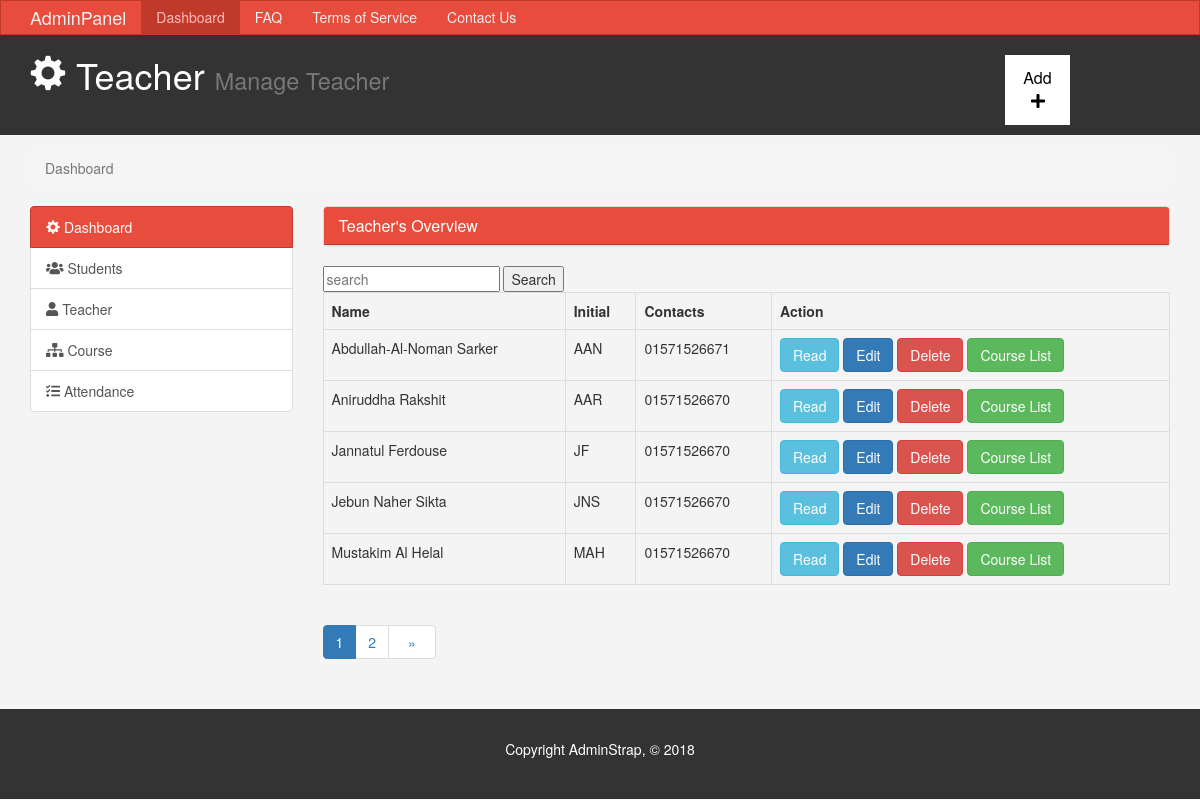
/theme/teacher/tFooter.php, run on the app's committed database.
### tables this page shows
CREATE TABLE `teacher` (
  `Tname` varchar(255) NOT NULL,
  `Contact` text NOT NULL,
  `initial` varchar(255) NOT NULL
);

### theme/teacher/tData.php (the view, shortened to what this page needs)
 <?php
 $filepath = realpath(dirname(__FILE__));
include_once($filepath.'/../config/database.php');
$page = isset($_GET['page']) ? $_GET['page'] : 1;
$records_per_page = 5;
$from_record_num = ($records_per_page * $page) - $records_per_page;
$query = "SELECT * FROM teacher ORDER BY initial
LIMIT :from_record_num, :records_per_page";
$stmt = $con->prepare($query);
$stmt->bindParam(":from_record_num", $from_record_num, PDO::PARAM_INT);
$stmt->bindParam(":records_per_page", $records_per_page, PDO::PARAM_INT);
$stmt->execute();
$num = $stmt->rowCount();
echo "<form action='search.php' method='POST'>
    <input type='text' name = 'search' placeholder='search'>
    <button type='submit' name = 'submit-search'>Search</button>
</form> ";
if($num>0){
    echo "<table class='table table-hover table-responsive table-bordered'>";
    echo "<tr>";
    echo "<th>Name</th>";
    echo "<th>Initial</th>";
    echo "<th>Contacts</th>";
    echo "<th>Action</th>";
    echo "</tr>";
    while ($row = $stmt->fetch(PDO::FETCH_ASSOC)){
        extract($row);
        echo "<tr>";
        echo "<td>{$Tname}</td>";
        echo "<td>{$initial}</td>";
        echo "<td>{$Contact}</td>";
        echo "<td>";
        echo "<a href='read_one.php?initial={$initial}&tFooter.php?page={$page}' class='btn btn-info'>Read</a>&nbsp;";
        echo "<a href='update.php?initial={$initial}' class='btn btn-primary'>Edit</a>&nbsp;";
        echo "<a href='delete.php?initial={$initial}' class='btn btn-danger'>Delete</a>&nbsp" ;
        echo "<a href='courseList.php?initial={$initial}' class='btn btn-success'>Course List</a>";
        echo "</td>";
        echo "</tr>";
    }
    echo "</table>";
}
else{
    echo "<div class='alert alert-danger'>No records found.</div>";
}
include_once "paging.php";
?>

### theme/css/style.css (style rules this page uses)
body { background:#f4f4f4; }

### data on the page
teacher: Tname "Abdullah-Al-Noman Sarker", initial "AAN", Contact "01571526671"
teacher: Tname "Aniruddha Rakshit", initial "AAR", Contact "01571526670"
teacher: Tname "Jannatul Ferdouse", initial "JF", Contact "01571526670"
teacher: Tname "Jebun Naher Sikta", initial "JNS", Contact "01571526670"
teacher: Tname "Mustakim Al Helal", initial "MAH", Contact "01571526670"
